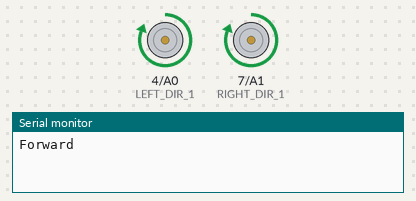
A sketch run on a simulated Arduino Uno, built with avr-gcc and run on an emulated ATmega328P. Parts: motor-driver pin pairs drawn as motors (green arrow = first pin HIGH = forward, orange = second pin HIGH = backward, longer = more drive, scaled by the enable pin), the last lines printed to the serial monitor.

Above: at 1.0 s.
At 5.0 s:
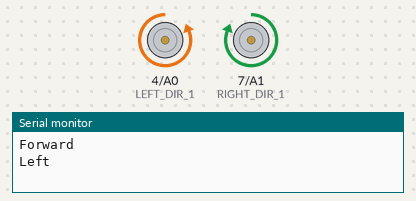
At 9.0 s:
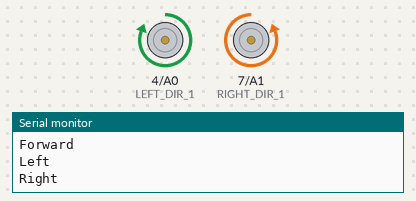
At 15.0 s:
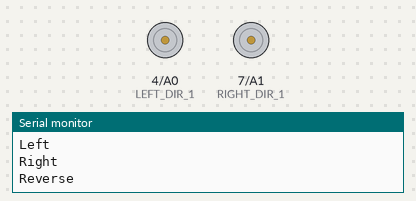
Timing chart, 0 to 20.8 s (numbered marks = the images above):
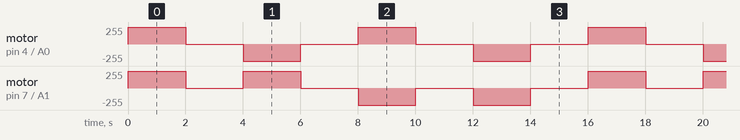

The sketch:

save_plan.ino
```cpp
#include "Arduino.h"

// Pin Declaration
#define LEFT_PWM 5
#define LEFT_DIR_1 4
#define LEFT_DIR_2 A0
#define RIGHT_PWM 6
#define RIGHT_DIR_1 7
#define RIGHT_DIR_2 A1

#define FRONT_TRIG 2
#define FRONT_ECHO 3
#define RIGHT_TRIG 8
#define RIGHT_ECHO 9
#define LEFT_TRIG 10
#define LEFT_ECHO 11

void setup() {
  Serial.begin(9600);
  pinMode(LEFT_PWM, OUTPUT);
  pinMode(LEFT_DIR_1, OUTPUT);
  pinMode(LEFT_DIR_2, OUTPUT);
  pinMode(RIGHT_PWM, OUTPUT);
  pinMode(RIGHT_DIR_1, OUTPUT);
  pinMode(RIGHT_DIR_2, OUTPUT);
  pinMode(FRONT_TRIG, OUTPUT);
  pinMode(FRONT_ECHO, INPUT);
  pinMode(RIGHT_TRIG, OUTPUT);
  pinMode(RIGHT_ECHO, INPUT);
  pinMode(LEFT_TRIG, OUTPUT);
  pinMode(LEFT_ECHO, INPUT);
}

void moveForward() {
  digitalWrite(LEFT_PWM, HIGH);
  digitalWrite(LEFT_DIR_1, HIGH);
  digitalWrite(LEFT_DIR_2, LOW);
  digitalWrite(RIGHT_PWM, HIGH);
  digitalWrite(RIGHT_DIR_1, HIGH);
  digitalWrite(RIGHT_DIR_2, LOW);
}

void moveLeft() {
  digitalWrite(LEFT_PWM, HIGH);
  digitalWrite(LEFT_DIR_1, LOW);
  digitalWrite(LEFT_DIR_2, HIGH);
  digitalWrite(RIGHT_PWM, HIGH);
  digitalWrite(RIGHT_DIR_1, HIGH);
  digitalWrite(RIGHT_DIR_2, LOW);
}

void moveRight() {
  digitalWrite(LEFT_PWM, HIGH);
  digitalWrite(LEFT_DIR_1, HIGH);
  digitalWrite(LEFT_DIR_2, LOW);
  digitalWrite(RIGHT_PWM, HIGH);
  digitalWrite(RIGHT_DIR_1, LOW);
  digitalWrite(RIGHT_DIR_2, HIGH);
}

void moveReverse() {
  digitalWrite(LEFT_PWM, HIGH);
  digitalWrite(LEFT_DIR_1, LOW);
  digitalWrite(LEFT_DIR_2, HIGH);
  digitalWrite(RIGHT_PWM, HIGH);
  digitalWrite(RIGHT_DIR_1, LOW);
  digitalWrite(RIGHT_DIR_2, HIGH);
}

void moveStop() {
  digitalWrite(LEFT_PWM, LOW);
  digitalWrite(LEFT_DIR_1, HIGH);
  digitalWrite(LEFT_DIR_2, LOW);
  digitalWrite(RIGHT_PWM, LOW);
  digitalWrite(RIGHT_DIR_1, HIGH);
  digitalWrite(RIGHT_DIR_2, LOW);
}

void loop() {
  Serial.println("Forward");
  moveForward();
  delay(2000);
  moveStop();
  delay(2000);

  Serial.println("Left");
  moveLeft();
  delay(2000);
  moveStop();
  delay(2000);

  Serial.println("Right");
  moveRight();
  delay(2000);
  moveStop();
  delay(2000);

  Serial.println("Reverse");
  moveReverse();
  delay(2000);
  moveStop();
  delay(2000);
}
```

Measured:
- by itself, motor on pin 4 (LEFT_DIR_1) / A0 (LEFT_DIR_2): repeats every 8.0 s: stopped 2.0 s, backward 255/255 2.0 s, stopped 2.0 s, forward 255/255 2.0 s
- by itself, motor on pin 7 (RIGHT_DIR_1) / A1 (RIGHT_DIR_2): repeats every 16.0 s: stopped 2.0 s, forward 255/255 2.0 s, 2 × (stopped 2.0 s, backward 255/255 2.0 s), stopped 2.0 s, forward 255/255 2.0 s
